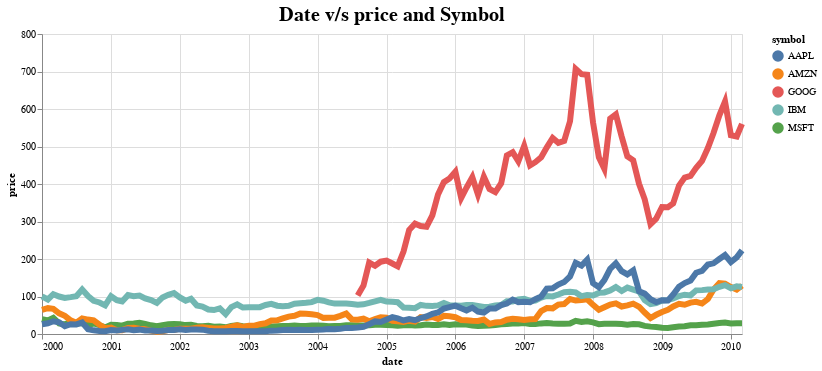

Notebook code cell kept with this figure:
### Code cell
highlight = alt.selection(type='single', on='mouseover',
                         fields=['symbol'], nearest=True)    # mouse-over event to highlight symbol field.

base = alt.Chart(stocks).encode(
    x='date:T',
    y='price:Q',
    color='symbol:N'
)

points = base.mark_circle().encode(
    opacity=alt.value(0)    # To make the plotted points transparent.
).add_selection(
    highlight
).properties(
    width=700
).properties(
    title='Date v/s price and Symbol'  # adding title to the chart
)

lines = base.mark_line().encode(
    size=alt.condition(~highlight, alt.value(2), alt.value(6))    # Change the thickness from 2 to 6 when highlighted.
).properties(
    title='Date v/s price and Symbol'  # adding title to the chart
)


points + lines    # Combine points and lines in one graph.

(points + lines).configure_title(  # chart title configuration 
    fontSize=20,
    font='Courier',
    anchor='middle',
    color='black'
)

### Figure 1 — Vega-Lite specification as saved in the notebook (floating-point values rounded to 4 significant figures; data arrays with more than 128 entries replaced by an {"elided": "..."} marker saying what was removed)
{"config": {"view": {"continuousWidth": 400, "continuousHeight": 300}, "title": {"anchor": "middle", "color": "black", "font": "Courier", "fontSize": 20}}, "layer": [{"mark": "circle", "encoding": {"color": {"type": "nominal", "field": "symbol"}, "opacity": {"value": 0}, "x": {"type": "temporal", "field": "date"}, "y": {"type": "quantitative", "field": "price"}}, "selection": {"selector001": {"type": "single", "on": "mouseover", "fields": ["symbol"], "nearest": true}}, "title": "Date v/s price and Symbol", "width": 700}, {"mark": "line", "encoding": {"color": {"type": "nominal", "field": "symbol"}, "size": {"condition": {"value": 2, "selection": {"not": "selector001"}}, "value": 6}, "x": {"type": "temporal", "field": "date"}, "y": {"type": "quantitative", "field": "price"}}, "title": "Date v/s price and Symbol"}], "data": {"name": "data-96e857a61c6b623bafe23440d582a500"}, "$schema": "https://vega.github.io/schema/vega-lite/v4.8.1.json", "datasets": {"data-96e857a61c6b623bafe23440d582a500": {"elided": "560 records"}}}
